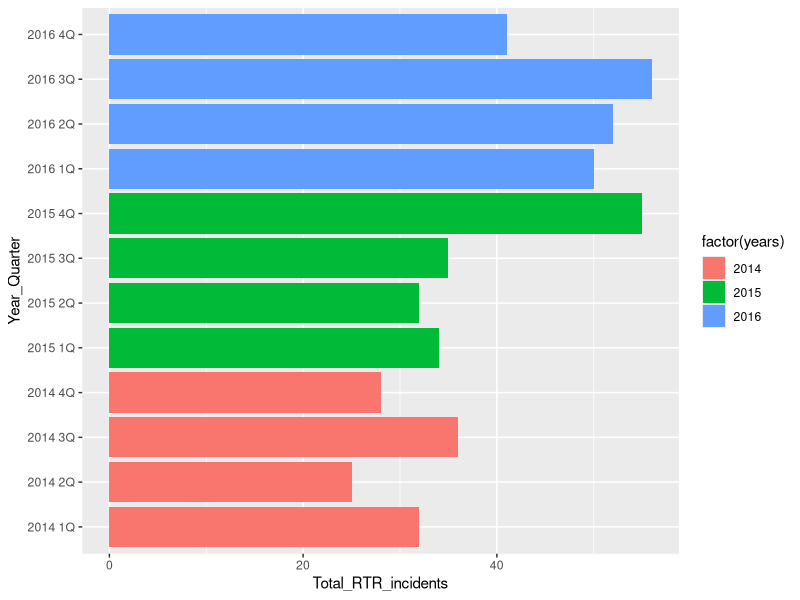
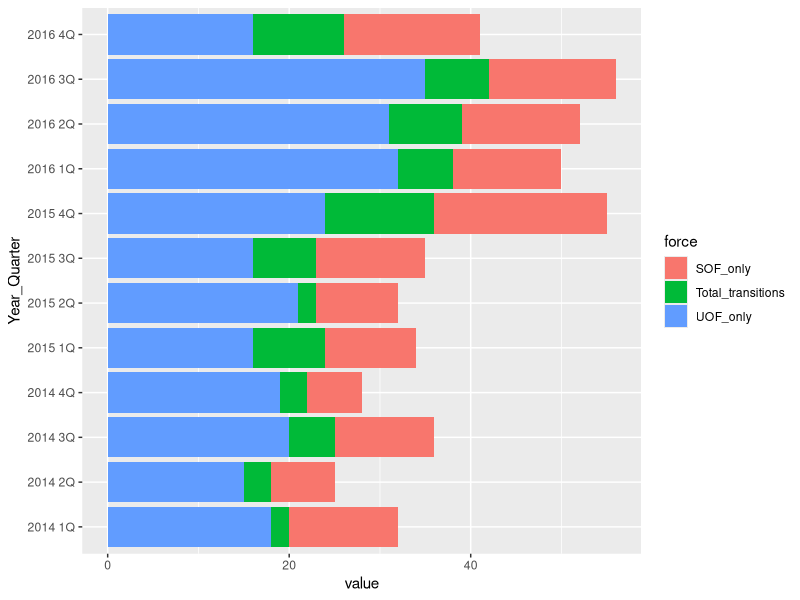
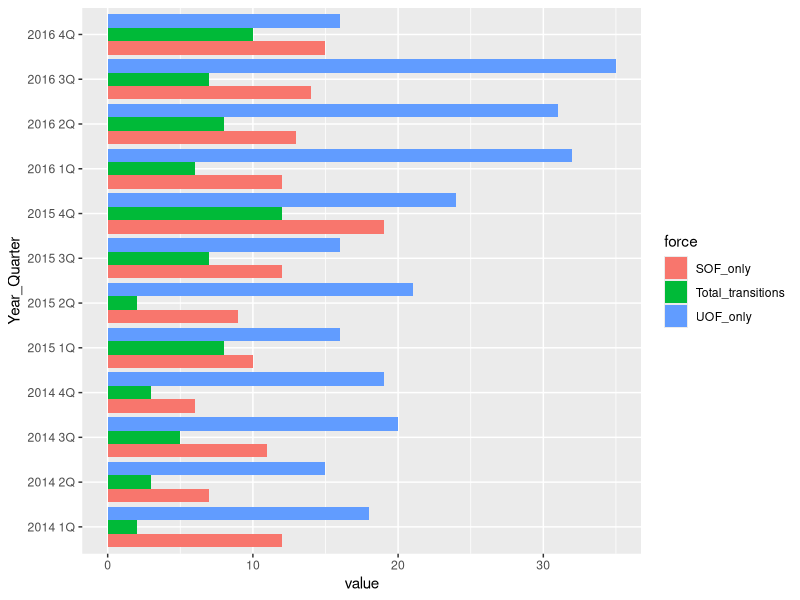

Source code (R) for these figures, in order:
# Let's load our new dataframes

library(readr)
df <- read_csv("dfsubset.csv")
dfrtr <- read_csv("dfRTR.csv")

# load in ggplot and themes
library(ggplot2)
library(ggthemes)

# basic bar chart
basebar <- ggplot() + geom_bar(aes(x = Year_Quarter, y = Total_RTR_incidents, 
                                   fill = factor(years) ), 
                               data = dfrtr,
                               stat="identity") + coord_flip()
basebar

# stacked bars
stacked <- ggplot() +
  geom_bar(data=df, 
           aes(Year_Quarter, value, fill = force),
           position = "stack", 
           stat="identity") + coord_flip()
stacked

# grouped bars
grouped <- ggplot() +
  geom_bar(data=df, 
           aes(Year_Quarter, value, fill = force),
           position = "dodge", 
           stat="identity") + coord_flip()
grouped

# create a pub ready version of stacked
# and play with ggplot themes
